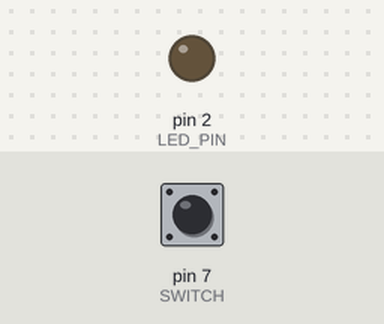
Bench run of a sketch on a simulated Arduino Uno, built with avr-gcc and run on an emulated ATmega328P. On the bench: output pins drawn as LEDs (lit = HIGH). Inputs (shaded band) come from the test bench; at power-on: pin 7 (SWITCH) LOW.

Above: at 1.2 s.
1.3 s: pin 7 (SWITCH) pulled HIGH for 3.2 s
At 5.6 s:
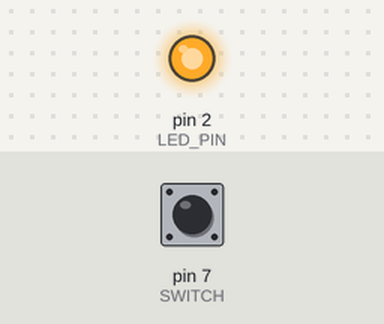
6.3 s: pin 7 (SWITCH) pulled HIGH for 0.15 s
At 7.1 s:
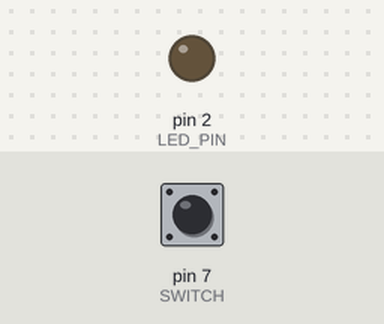
Timing chart, 0 to 9.3 s (numbered marks = the images above; inputs shaded):
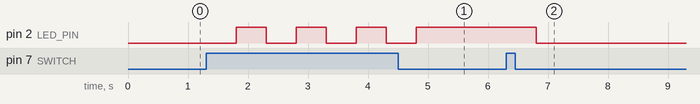

The sketch:

pulldown.ino
```cpp
const int LED_PIN = 2;
const int SWITCH = 7;
int swtchstate;
int LEDstate=0;
void setup() {
  // put your setup code here, to run once:
  pinMode(LED_PIN, OUTPUT);
  pinMode(SWITCH, INPUT);
}

void loop() {
  // put your main code here, to run repeatedly:
  swtchstate = digitalRead(SWITCH);
  digitalWrite(LED_PIN, LEDstate);
  if(swtchstate==HIGH){
        LEDstate=!LEDstate;
        delay(500);
  }
  //else
  //{
    //digitalWrite(LED_PIN, LOW);
  //}
}
```

Measured:
- after the input at 1.3 s, pin 2 (LED_PIN): alternates HIGH for 0.50 s and LOW for 0.50 s, 7 changes in all, then stays HIGH, starting after 0.50 s
- after the input at 6.3 s, pin 2 (LED_PIN): HIGH → LOW after 0.50 s
